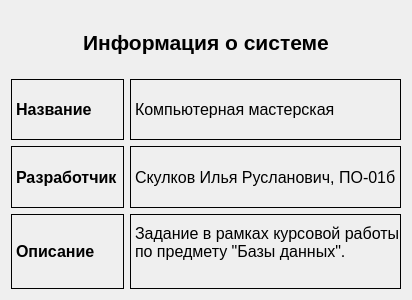
<?xml version="1.0" encoding="UTF-8"?>
<ui version="4.0">
 <class>AboutDialog</class>
 <widget class="QDialog" name="AboutDialog">
  <property name="geometry">
   <rect>
    <x>0</x>
    <y>0</y>
    <width>400</width>
    <height>300</height>
   </rect>
  </property>
  <property name="windowTitle">
   <string>О программе</string>
  </property>
  <property name="windowIcon">
   <iconset resource="../assets.qrc">
    <normaloff>:/assets/pc_repair_60.png</normaloff>:/assets/pc_repair_60.png</iconset>
  </property>
  <layout class="QGridLayout" name="gridLayout_2">
   <item row="0" column="0">
    <layout class="QGridLayout" name="gridLayout" columnstretch="0,1">
     <item row="2" column="0">
      <widget class="QLabel" name="label_3">
       <property name="font">
        <font>
         <pointsize>12</pointsize>
         <bold>true</bold>
        </font>
       </property>
       <property name="frameShape">
        <enum>QFrame::Box</enum>
       </property>
       <property name="text">
        <string>Разработчик</string>
       </property>
      </widget>
     </item>
     <item row="3" column="0">
      <widget class="QLabel" name="label_4">
       <property name="font">
        <font>
         <pointsize>12</pointsize>
         <bold>true</bold>
        </font>
       </property>
       <property name="frameShape">
        <enum>QFrame::Box</enum>
       </property>
       <property name="text">
        <string>Описание</string>
       </property>
      </widget>
     </item>
     <item row="1" column="0">
      <widget class="QLabel" name="label_2">
       <property name="font">
        <font>
         <pointsize>12</pointsize>
         <bold>true</bold>
        </font>
       </property>
       <property name="frameShape">
        <enum>QFrame::Box</enum>
       </property>
       <property name="text">
        <string>Название</string>
       </property>
      </widget>
     </item>
     <item row="1" column="1">
      <widget class="QLabel" name="label_5">
       <property name="font">
        <font>
         <pointsize>12</pointsize>
        </font>
       </property>
       <property name="frameShape">
        <enum>QFrame::Box</enum>
       </property>
       <property name="text">
        <string>Компьютерная мастерская</string>
       </property>
       <property name="alignment">
        <set>Qt::AlignLeading|Qt::AlignLeft|Qt::AlignVCenter</set>
       </property>
      </widget>
     </item>
     <item row="2" column="1">
      <widget class="QLabel" name="label_6">
       <property name="font">
        <font>
         <pointsize>12</pointsize>
        </font>
       </property>
       <property name="frameShape">
        <enum>QFrame::Box</enum>
       </property>
       <property name="text">
        <string>Скулков Илья Русланович, ПО-01б</string>
       </property>
       <property name="alignment">
        <set>Qt::AlignLeading|Qt::AlignLeft|Qt::AlignVCenter</set>
       </property>
      </widget>
     </item>
     <item row="3" column="1">
      <widget class="QLabel" name="label_7">
       <property name="font">
        <font>
         <pointsize>12</pointsize>
        </font>
       </property>
       <property name="frameShape">
        <enum>QFrame::Box</enum>
       </property>
       <property name="text">
        <string>&lt;html&gt;&lt;head/&gt;&lt;body&gt;&lt;p&gt;Задание в рамках курсовой работы по предмету &amp;quot;Базы данных&amp;quot;.&lt;br/&gt;&lt;/p&gt;&lt;/body&gt;&lt;/html&gt;</string>
       </property>
       <property name="textFormat">
        <enum>Qt::RichText</enum>
       </property>
       <property name="alignment">
        <set>Qt::AlignLeading|Qt::AlignLeft|Qt::AlignVCenter</set>
       </property>
       <property name="wordWrap">
        <bool>true</bool>
       </property>
       <property name="margin">
        <number>2</number>
       </property>
      </widget>
     </item>
     <item row="0" column="0" colspan="2">
      <widget class="QLabel" name="label">
       <property name="font">
        <font>
         <pointsize>16</pointsize>
         <bold>true</bold>
        </font>
       </property>
       <property name="text">
        <string>Информация о системе</string>
       </property>
       <property name="alignment">
        <set>Qt::AlignCenter</set>
       </property>
      </widget>
     </item>
    </layout>
   </item>
  </layout>
 </widget>
 <resources>
  <include location="../assets.qrc"/>
 </resources>
 <connections/>
</ui>
